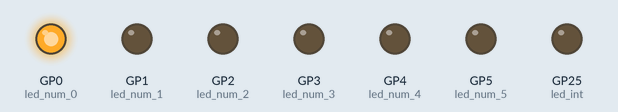
A program run on a simulated Raspberry Pi Pico running MicroPython. Parts: output pins drawn as LEDs (lit = HIGH).

Above: at 3.15 s.
At 3.45 s:
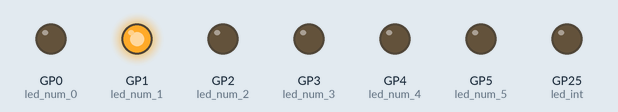
At 4.05 s:
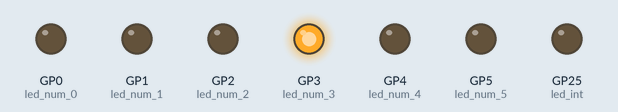
At 4.35 s:
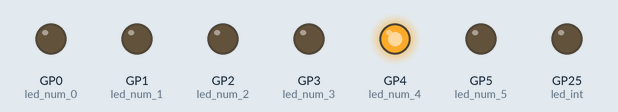
At 4.65 s:
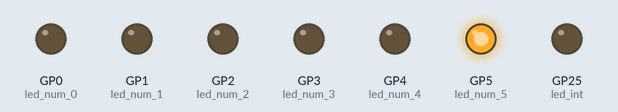
At 5.55 s:
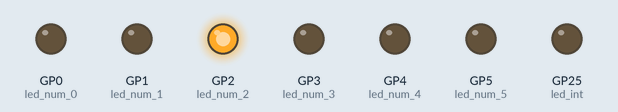
Timing chart, 0 to 6.0 s (numbered marks = the images above):
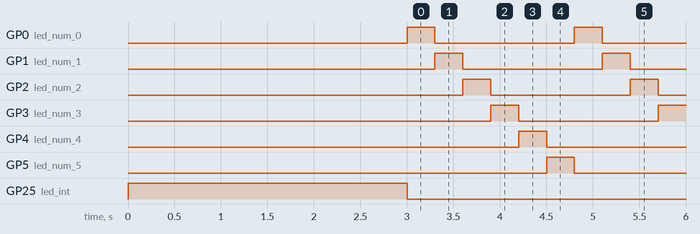

Measured:
- by itself, GP0 (led_num_0), GP1 (led_num_1), GP2 (led_num_2), GP3 (led_num_3), GP4 (led_num_4), GP5 (led_num_5): alternates HIGH for 0.30 s and LOW for 1.5 s
- by itself, everything shown: repeats every 1.8 s, in 6 steps

The program:

led-x6.py
```python
from machine import Pin
import time

# 内蔵LEDのピン定義
led_int = Pin("WL_GPIO0", Pin.OUT)
# チェックしたい「GPIO番号」の定義
led_num_0 = Pin(0, Pin.OUT)
led_num_1 = Pin(1, Pin.OUT)
led_num_2 = Pin(2, Pin.OUT)
led_num_3 = Pin(3, Pin.OUT)
led_num_4 = Pin(4, Pin.OUT)
led_num_5 = Pin(5, Pin.OUT)
# 点灯時間highのsleep時間変数化
on_time = 0.3

# 内蔵LEDの作動兼消灯
led_int.high()
time.sleep(3)
led_int.low()
# time.sleep(1)

# 定義された「GPIO番号」のLEDの無限ループ
while True:
    led_num_0.high()
    time.sleep(on_time)
    led_num_0.low()
    # time.sleep(0.5)
    led_num_1.high()
    time.sleep(on_time)
    led_num_1.low()
    # time.sleep(0.5)
    led_num_2.high()
    time.sleep(on_time)
    led_num_2.low()
    # time.sleep(0.5)
    led_num_3.high()
    time.sleep(on_time)
    led_num_3.low()
    # time.sleep(0.5)
    led_num_4.high()
    time.sleep(on_time)
    led_num_4.low()
    # time.sleep(0.5)
    led_num_5.high()
    time.sleep(on_time)
    led_num_5.low()
    # time.sleep(0.5)


# LED 中華　緑LED 3mm
# 抵抗　120Ω　電流 6.65mA
# 抵抗　100Ω　電流 7.82mA
# 抵抗　 82Ω　電流 8.69mA
# 抵抗　 75Ω　電流 8.76mA これ　採用
```
